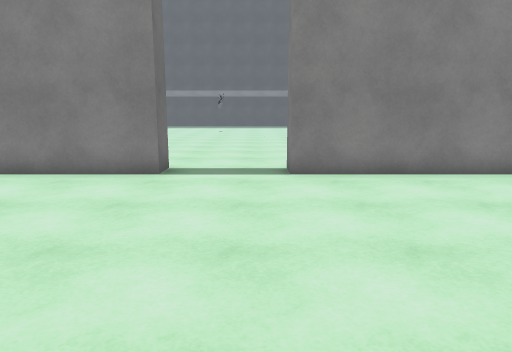
View 1 (above)

16 first-person views from a walk through a 3-D level made in the Unity game engine. The camera is 1.5 m above the floor, tilts 10° down and sees 70° across. The floor is counted in squares, 1 m on a side. Each view is taken from the middle of a square. On the plan, view 1 faces up. The plan holds only what a view shows up to about 16 squares ahead; the rest is blank. The place goes on beyond the plan. The player character is not drawn. Some animated figures are not drawn. Surface patterns are stand-ins for the level's own textures.

View 2
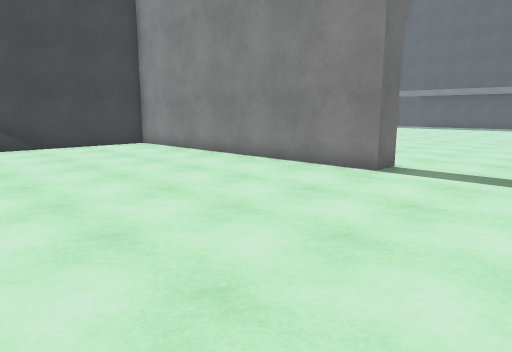

View 3
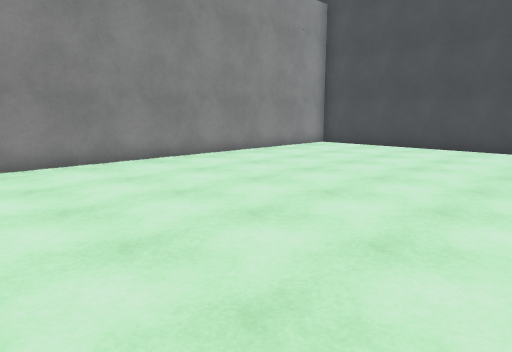

View 4
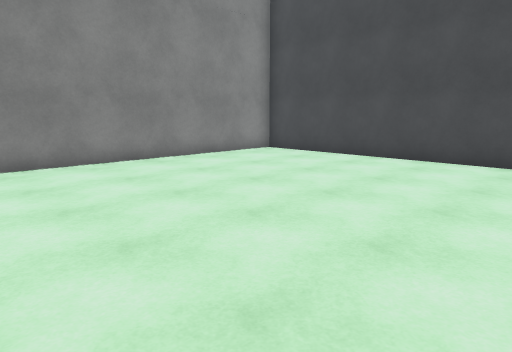

View 5
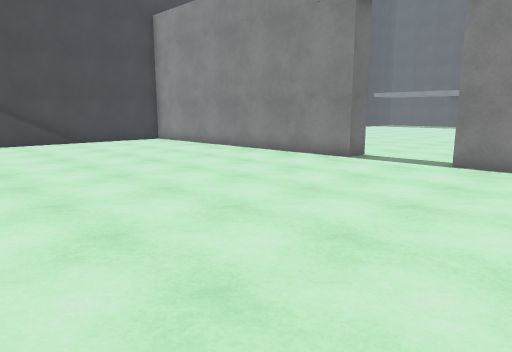

View 6
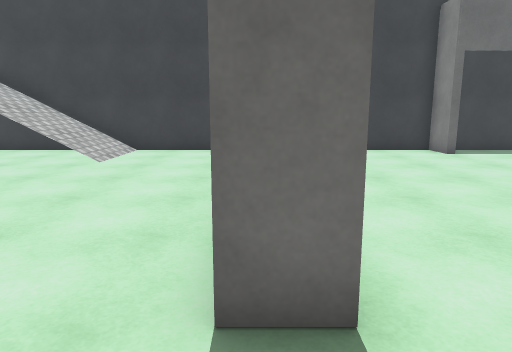

View 7
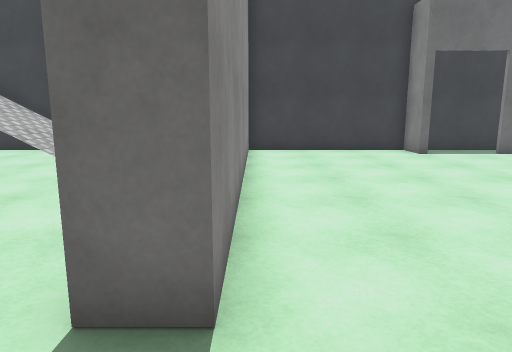

View 8
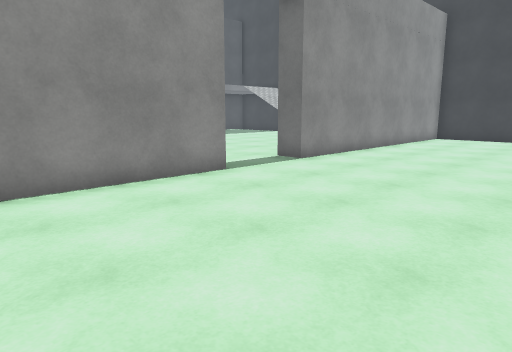

View 9
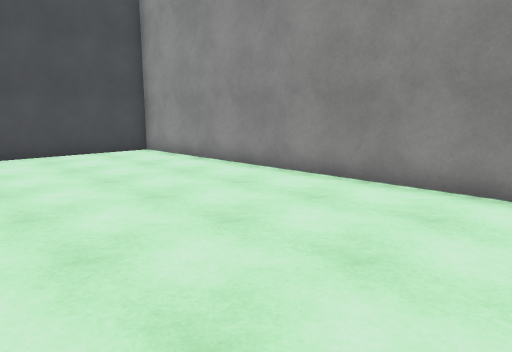

View 10
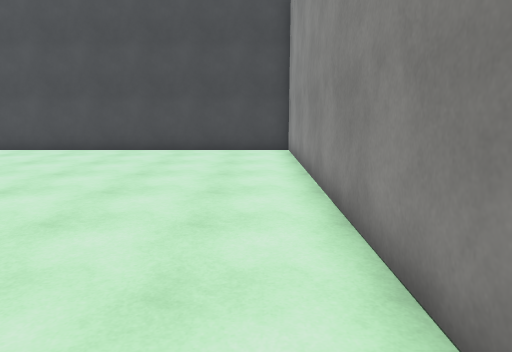

View 11
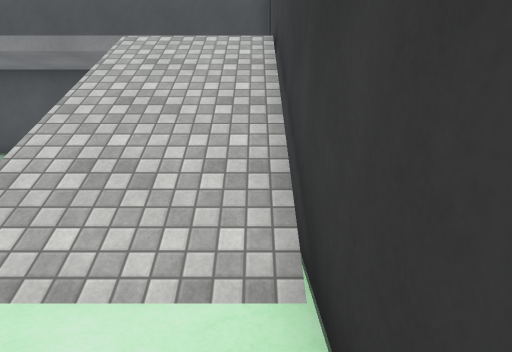

View 12
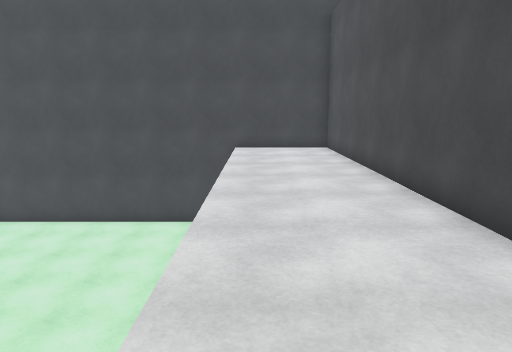

View 13
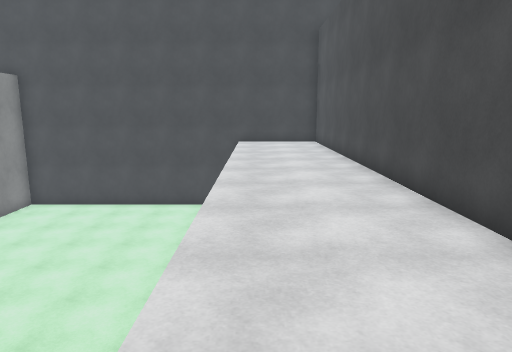

View 14
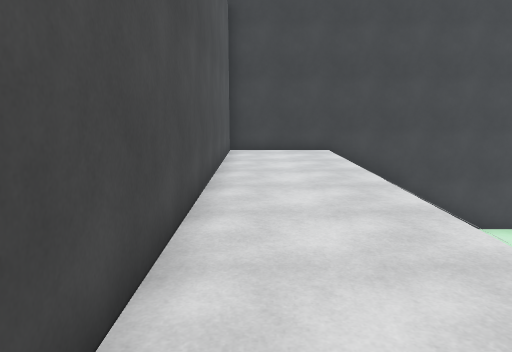

View 15
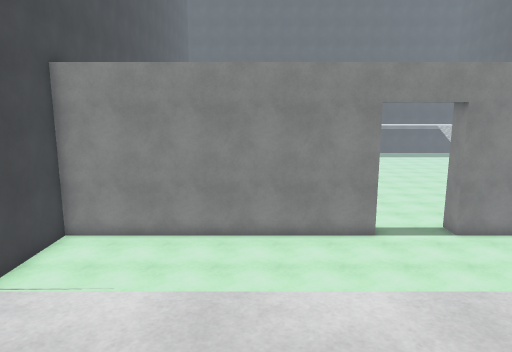

View 16
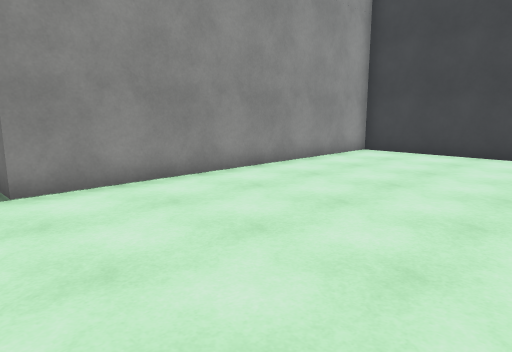

### Floor plan
Key: @ floor where view 1 was taken; # wall or solid block; . main floor; : floor 3.25 m higher than the main floor; / step, stairs or slope; = window, fence, low wall or low ledge; v drop or lower ground.
Columns run from 15 left of view 1 to 16 right of it. Each row starts with its distance up from view 1.
 17 #.....     ....  . .. . .......#
 16 ##.............................#
 15 #..............................#
 14 #..............................#
 13 #..............................#
 12 #..............................#
 11 #..............................#
 10 #############...################
  9 #############...################
  8 #..............................#
  7 #..............................#
  6 #..............................#
  5 #..............................#
  4 #////..........................#
  3 #///=..........................#
  2 #///v..........................#
  1 #///v..........................#
  0 #///v..........@...............#
 -1 #///v      .................   #
 -2 #//////////// /////////////////#
 -3 #::::::::::::::::::::::::::::::#
 -4 #::::::::::::::::::::::::::::::#
 -5 #::::::::::::::::::::::::::::::#
 -6 ################################

Where each view was taken, in squares from view 1:
view 1: 0 up, 0 right, facing up
view 2: 0 up, 2 right, facing up-left
view 3: 2 down, 0 right, facing up-right
view 4: 2 down, 4 right, facing up-right
view 5: 2 down, 4 right, facing up-left
view 6: 9 up, 0 right, facing left
view 7: 10 up, 0 right, facing left
view 8: 17 up, 7 right, facing down-left
view 9: 17 up, 2 right, facing down-right
view 10: 11 up, 1 right, facing right
view 11: 7 up, 14 left, facing down
view 12: 3 down, 0 right, facing right
view 13: 3 down, 3 left, facing right
view 14: 5 down, 0 right, facing left
view 15: 5 down, 7 left, facing up
view 16: 17 up, 1 left, facing down-left
